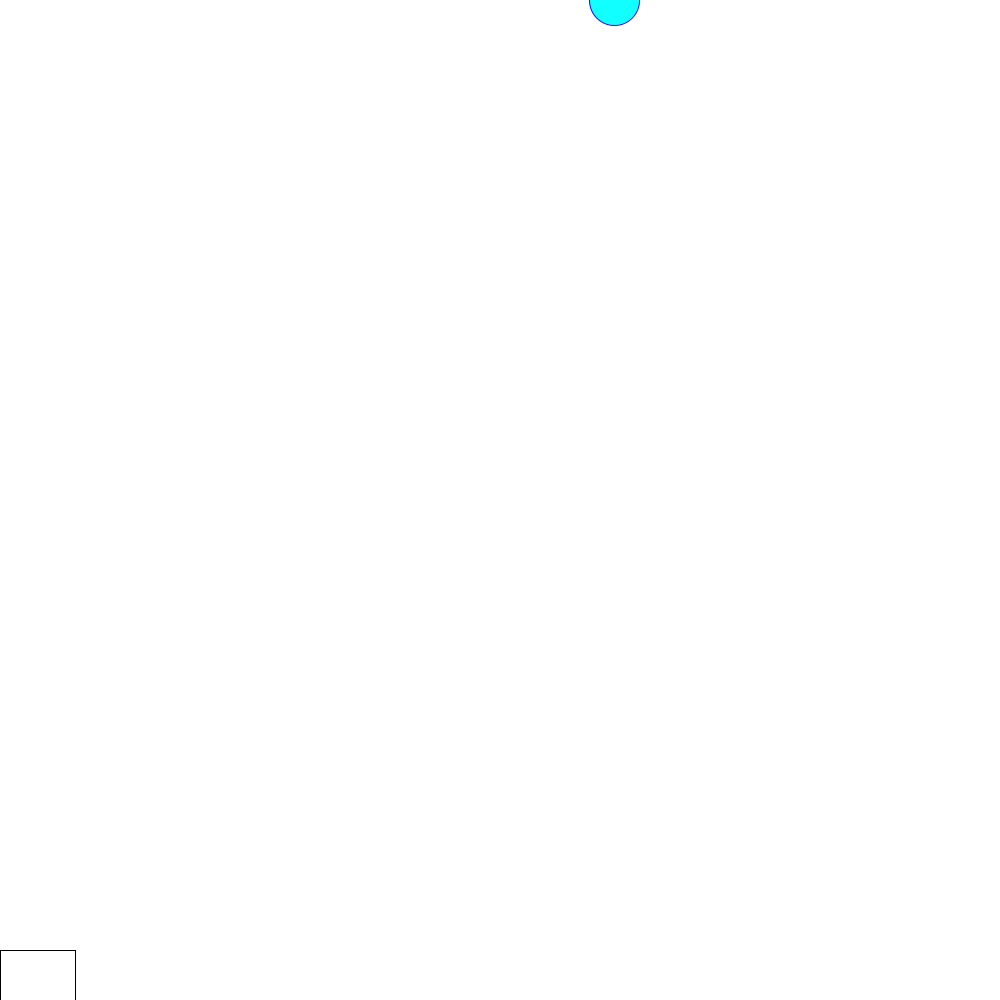
Frame 1 (no input)
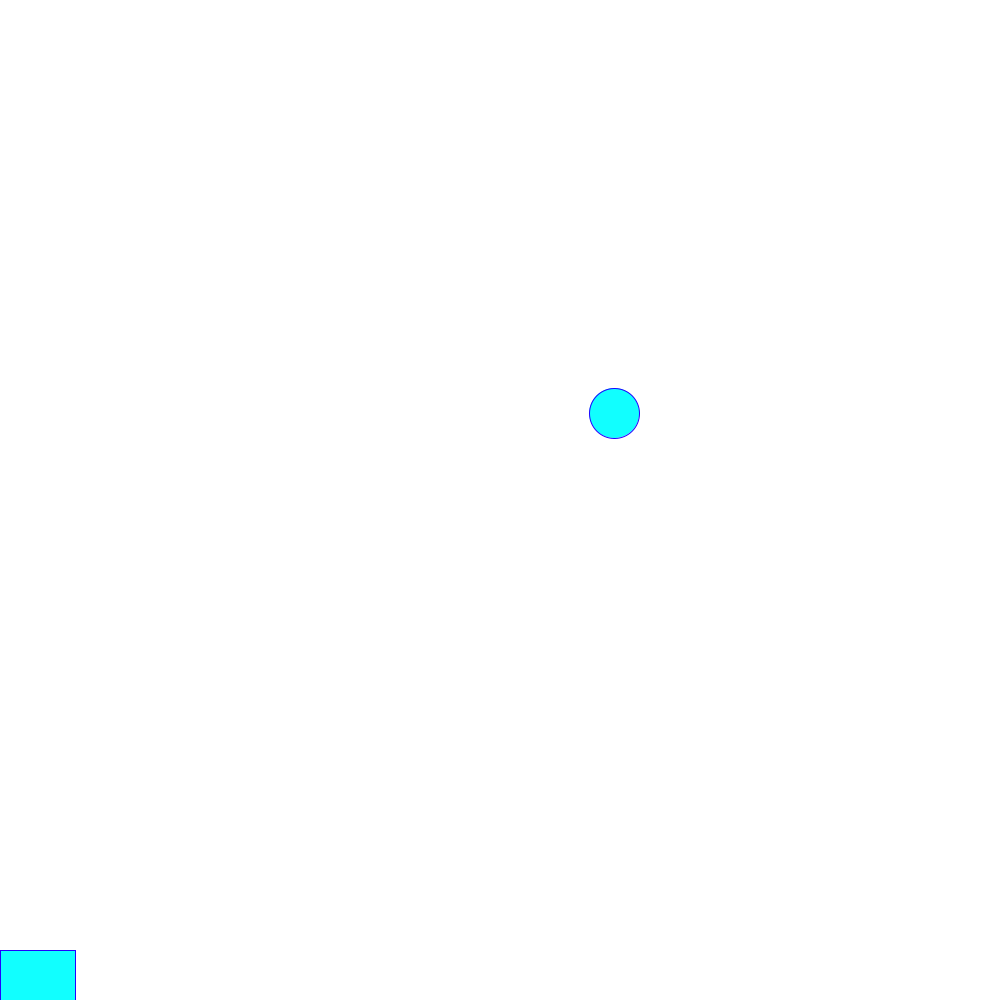
Frame 60 (the mouse pressed at the canvas centre just before this capture)
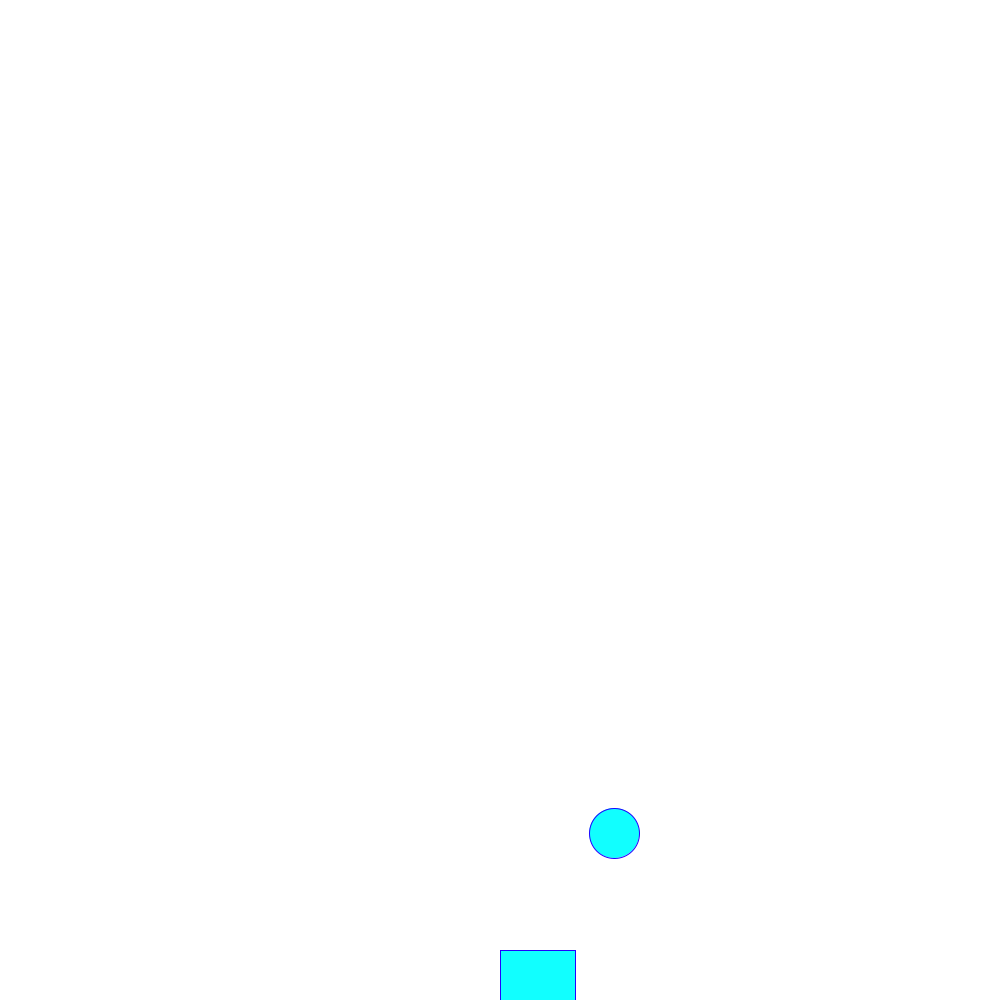
Frame 120 (the mouse held since frame 60 and released just before this capture)

The Processing sketch that drew these frames (run headless with seeded random() and noise(); from frame 60 on, the mouse is pressed at the canvas centre):

// Processing sketch: RainGame
// ── RainGame.pde


int speed = 7;
int score = 0;
int y = 0;
float x = random(950);
void setup()
{
  size(1000, 1000);
}
void draw()
{
  
  text("You Got "+score+" Points!",0,0,100);
 if(score==10){
  background(random(255),random(255),random(255));
  fill(0,0,0);
  textSize(30);
  text("Yay you have beat the game",300,500);
 }
 else{
  background(255, 255, 255);
  rect(mouseX, 950, 75, 75);

  fill(17, 255, 255);
  stroke(34, 0, 255);
  ellipse(x, y, 50, 50);
  y=y+speed;
  if (y >=1001) {

    y=0;
    x=random(950);
    
  }
  if (y>=950){
      checkCatch((int)x);
      y=0;
      x=random(950);
      
     
  }
  
}
}
void checkCatch(int x) {
  if (x > mouseX && x < mouseX+100) {
    score++;
    println(score);
    speed+=2;
    fill(0,0,0);
    ellipse(mouseX,950,5,5);
  }
else if (score>0) {
  score--;
  speed-=2;
  println(score);
}
}
